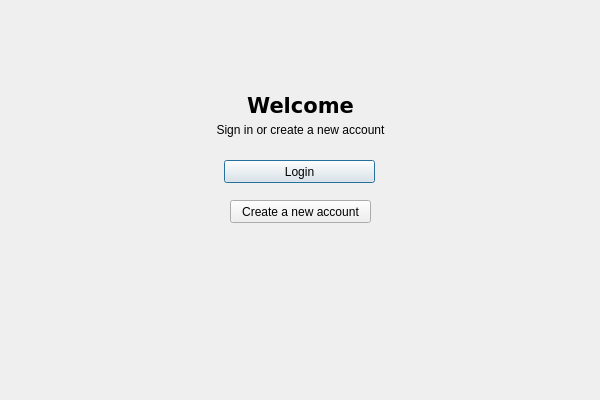
<?xml version="1.0" encoding="UTF-8"?>
<ui version="4.0">
 <class>Dialog</class>
 <widget class="QDialog" name="Dialog">
  <property name="geometry">
   <rect>
    <x>0</x>
    <y>0</y>
    <width>600</width>
    <height>400</height>
   </rect>
  </property>
  <property name="windowTitle">
   <string>Dialog</string>
  </property>
  <widget class="QWidget" name="widget" native="true">
   <property name="geometry">
    <rect>
     <x>-20</x>
     <y>0</y>
     <width>600</width>
     <height>400</height>
    </rect>
   </property>
   <widget class="QLabel" name="label">
    <property name="geometry">
     <rect>
      <x>210</x>
      <y>90</y>
      <width>221</width>
      <height>31</height>
     </rect>
    </property>
    <property name="font">
     <font>
      <family>Verdana</family>
      <pointsize>16</pointsize>
      <weight>75</weight>
      <bold>true</bold>
     </font>
    </property>
    <property name="text">
     <string>Welcome</string>
    </property>
    <property name="alignment">
     <set>Qt::AlignCenter</set>
    </property>
   </widget>
   <widget class="QLabel" name="label_2">
    <property name="geometry">
     <rect>
      <x>220</x>
      <y>120</y>
      <width>201</width>
      <height>20</height>
     </rect>
    </property>
    <property name="text">
     <string>Sign in or create a new account</string>
    </property>
    <property name="alignment">
     <set>Qt::AlignCenter</set>
    </property>
   </widget>
   <widget class="QPushButton" name="login">
    <property name="geometry">
     <rect>
      <x>244</x>
      <y>160</y>
      <width>151</width>
      <height>23</height>
     </rect>
    </property>
    <property name="text">
     <string>Login</string>
    </property>
   </widget>
   <widget class="QPushButton" name="login_2">
    <property name="geometry">
     <rect>
      <x>250</x>
      <y>200</y>
      <width>141</width>
      <height>23</height>
     </rect>
    </property>
    <property name="text">
     <string>Create a new account</string>
    </property>
   </widget>
  </widget>
 </widget>
 <resources/>
 <connections/>
</ui>
